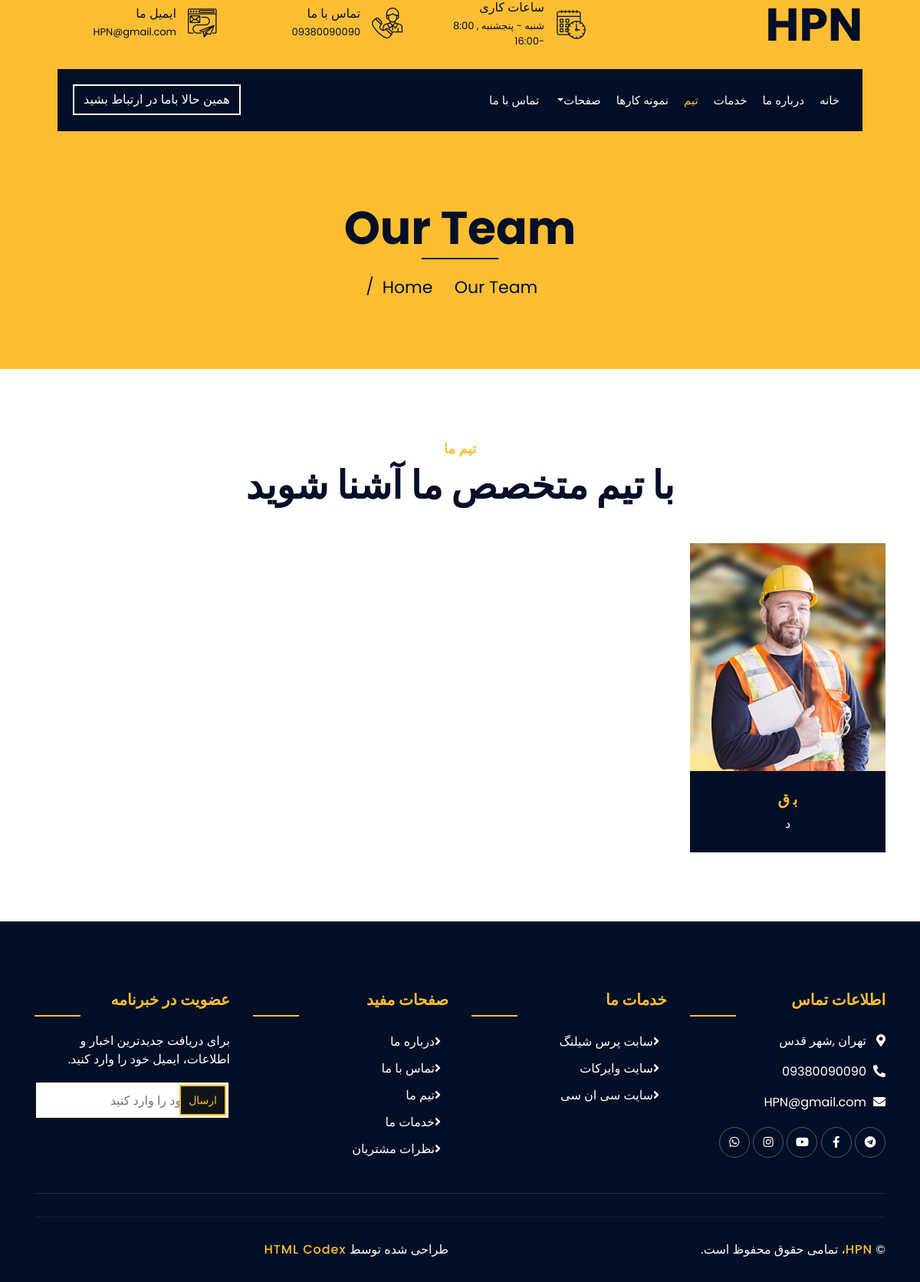
Before: /team/ with the older database file.
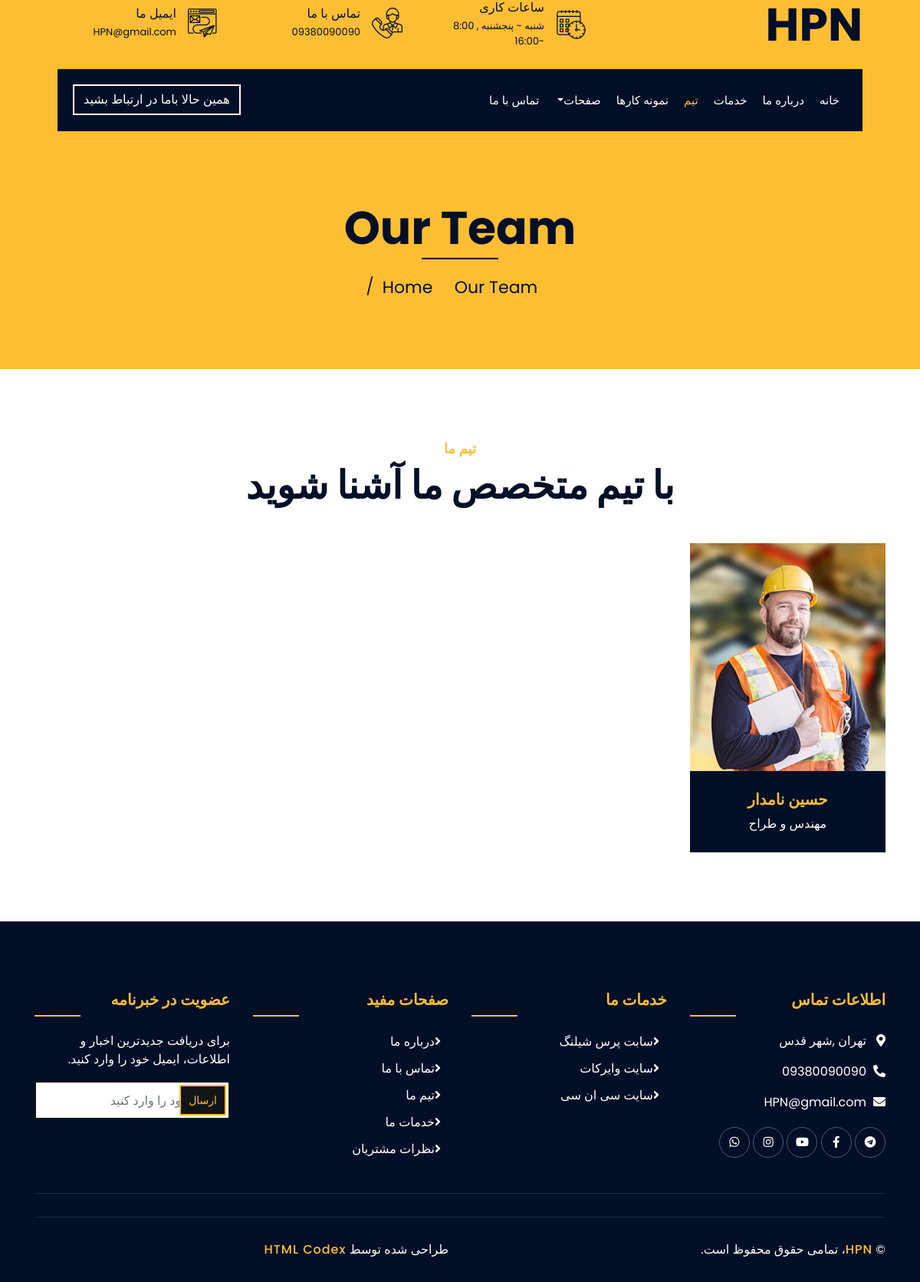
After: the same page with the newer database file.
### textInfo/models.py (models this page shows, shortened)
class Employee(models.Model):
    first_name = models.CharField(max_length=100, verbose_name='نام')
    last_name = models.CharField(max_length=100, verbose_name='نام خانوادگی')
    job_title = models.CharField(max_length=200, verbose_name='عنوان شغلی')
    email = models.EmailField(verbose_name='ایمیل', blank=True, null=True)
    phone = models.CharField(max_length=20, verbose_name='شماره تماس', blank=True, null=True)
    whatsapp_link = models.URLField(verbose_name='لینک واتساپ', blank=True, null=True)
    telegram_link = models.URLField(verbose_name='لینک تلگرام', blank=True, null=True)
    image = models.ImageField(
        upload_to='employees/',
        default=get_default_product_image,
        null=True,
        blank=True,
        verbose_name='عکس'
    )
    is_visible = models.BooleanField(default=True, verbose_name='نمایش در سایت')
    class Meta:
        verbose_name = 'کارمند'
        verbose_name_plural = 'کارمندان'

### project/views.py (the view)
# urls.py: path('team/', team , name='team'),
def team (requset):
    return render(requset , 'team.html')

### textInfo/context_processors.py (called while the page is built)
def numbers_processor(request):
    numbers = Number.objects.all()[:4]  # فقط 4 عدد اول
    return {
        'numbers': numbers
    }

def header_info_processor(request):
    try:
        header_info = HeaderInfo.objects.first()
    except HeaderInfo.DoesNotExist:
        header_info = None
    return {
        'header_info': header_info
    }

def footer_info_processor(request):
    try:
        footer_info = FooterInfo.objects.first()
    except FooterInfo.DoesNotExist:
        footer_info = None
    return {
        'footer_info': footer_info
    }

def company_info_processor(request):
    try:
        company_info = CompanyInfo.objects.first()
    except CompanyInfo.DoesNotExist:
        company_info = None
    return {
        'company_info': company_info
    }

def services_processor(request):
    try:
        services = Service.objects.filter(is_visible=True)
        return {'services': services}
    except:
        return {'services': []}

def employees_processor(request):
    try:
        employees = Employee.objects.filter(is_visible=True)
        return {'employees': employees}
    except:
        return {'employees': []}

### templates/main/team.html
{% extends 'base.html' %}
{% load static%}
{%  block content %}
            <div class="page-header">
                <div class="container">
                    <div class="row">
                        <div class="col-12">
                            <h2>Our Team</h2>
                        </div>
                        <div class="col-12">
                            <a href="">Home</a>
                            <a href="">Our Team</a>
                        </div>
                    </div>
                </div>
            </div>
            {%  block team2 %} {% include 'team2.html' %} {% endblock %}
{% endblock %}

### templates/main/team2.html (shortened to what this page needs)
{% load static %}
{% block content %}
<div class="team">
    <div class="container">
        <div class="section-header text-center">
            <p>تیم ما</p>
            <h2>با تیم متخصص ما آشنا شوید</h2>
        </div>
        <div class="row">
            {% for employee in employees %}
            <div class="col-lg-3 col-md-6 wow fadeInUp" data-wow-delay="0.1s">
                <div class="team-item">
                    <div class="team-img">
                        {% if employee.image %}
                            <img src="{{ employee.image.url }}" alt="{{ employee.first_name }} {{ employee.last_name }}">
                        {% else %}
                            <img src="{% static 'img/team-1.jpg' %}" alt="{{ employee.first_name }} {{ employee.last_name }}">
                        {% endif %}
                    </div>
                    <div class="team-text">
                        <h2>{{ employee.first_name }} {{ employee.last_name }}</h2>
                        <p>{{ employee.job_title }}</p>
                    </div>
                </div>
            </div>
            {% empty %}
            <div class="col-12 text-center">
                <p>هیچ کارمندی یافت نشد</p>
            </div>
            {% endfor %}
        </div>
    </div>
</div>
{% endblock %}

Changed rows visible on the page:
changed Employee: first_name "ب‍" → "حسین"; last_name "ق" → "نامدار"; job_title "د" → "مهندس و طراح"
